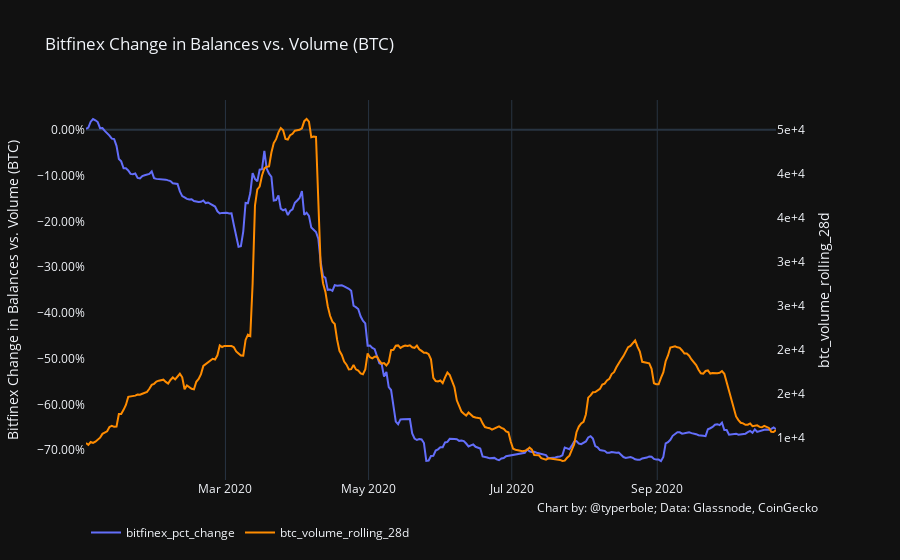

The cell this chart's notebook holds for it:
### Code cell
chart_utils.two_axis_chart(
    bitfinex.loc[bitfinex['date_x'] >= '2020-01-01'], 'date_x',
    y1_series='bitfinex_pct_change', y2_series='btc_volume_rolling_28d', y1_series_axis_format=',.2%',
    y2_series_axis_format=',.0',
    y1_series_title='Bitfinex Change in Balances vs. Volume (BTC)', data_source='Glassnode, CoinGecko')

### Figure 1 — Plotly figure (JSON) as saved in the notebook; plotly's stock layout.template omitted (floating-point values rounded to 4 significant figures; data arrays with more than 128 entries replaced by an {"elided": "..."} marker saying what was removed)
{"data": [{"name": "bitfinex_pct_change", "type": "scatter", "x": {"elided": "295 str values"}, "xaxis": "x", "y": {"elided": "295 float values"}, "yaxis": "y"}, {"line": {"color": "darkorange"}, "name": "btc_volume_rolling_28d", "type": "scatter", "x": {"elided": "295 str values"}, "xaxis": "x", "y": {"elided": "295 float values"}, "yaxis": "y2"}], "layout": {"annotations": [{"showarrow": false, "text": "Chart by: @typerbole; Data: Glassnode, CoinGecko", "x": 1, "xanchor": "right", "xref": "paper", "xshift": 0, "y": -0.1, "yanchor": "auto", "yref": "paper", "yshift": 0}], "legend": {"orientation": "h"}, "showlegend": true, "title": {"text": "Bitfinex Change in Balances vs. Volume (BTC)"}, "xaxis": {"anchor": "y", "domain": [0, 0.94]}, "yaxis": {"anchor": "x", "domain": [0, 1], "showgrid": false, "tickformat": ",.2%", "title": {"text": "Bitfinex Change in Balances vs. Volume (BTC)"}, "type": "linear"}, "yaxis2": {"anchor": "x", "overlaying": "y", "showgrid": false, "side": "right", "tickformat": ",.0", "title": {"text": "btc_volume_rolling_28d"}, "type": "linear"}}}
